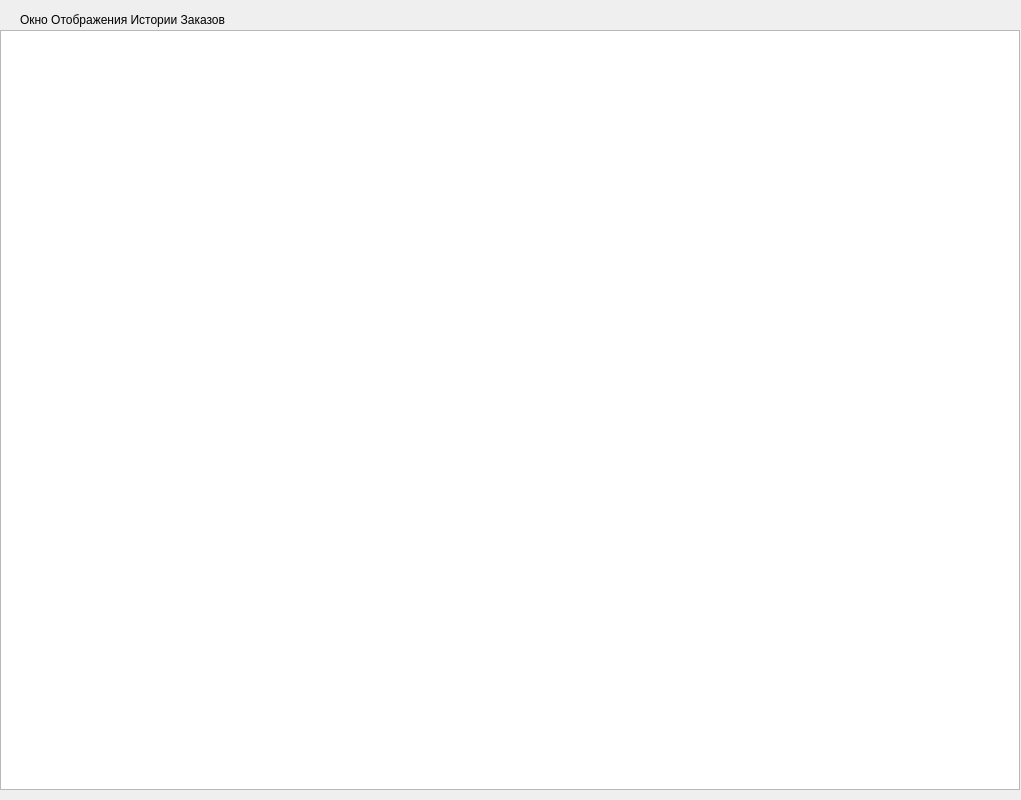
<?xml version="1.0" encoding="UTF-8"?>
<ui version="4.0">
 <class>OrdersHistory</class>
 <widget class="QWidget" name="OrdersHistory">
  <property name="geometry">
   <rect>
    <x>0</x>
    <y>0</y>
    <width>1021</width>
    <height>800</height>
   </rect>
  </property>
  <property name="windowTitle">
   <string>Form</string>
  </property>
  <widget class="QLabel" name="label">
   <property name="geometry">
    <rect>
     <x>20</x>
     <y>10</y>
     <width>271</width>
     <height>20</height>
    </rect>
   </property>
   <property name="text">
    <string>Окно Отображения Истории Заказов</string>
   </property>
  </widget>
  <widget class="QTableWidget" name="Table">
   <property name="geometry">
    <rect>
     <x>0</x>
     <y>30</y>
     <width>1020</width>
     <height>760</height>
    </rect>
   </property>
  </widget>
 </widget>
 <resources/>
 <connections/>
</ui>
